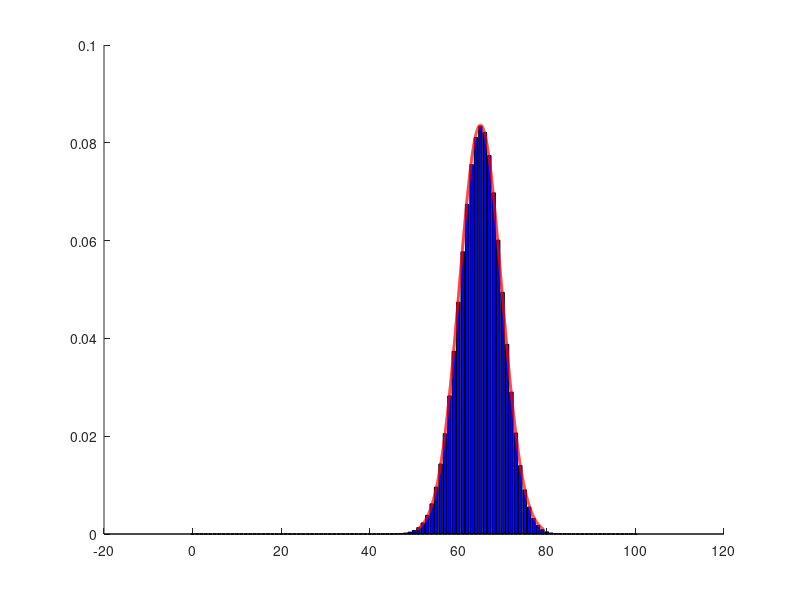

MATLAB code to generate this figure:
clear all
close all
n=100;
p=0.65;
k=0:n;
mu=n*p;
sig=sqrt(n*p*(1-p));

X=pdf('bino',k,n,p);
figure(1)
hold on
bar(k,X,'b');

x=mu-3*sig:0.01:mu+3*sig;
Z=pdf('normal',x,mu,sig);
plot(x,Z,'Color','r','LineWidth',2);